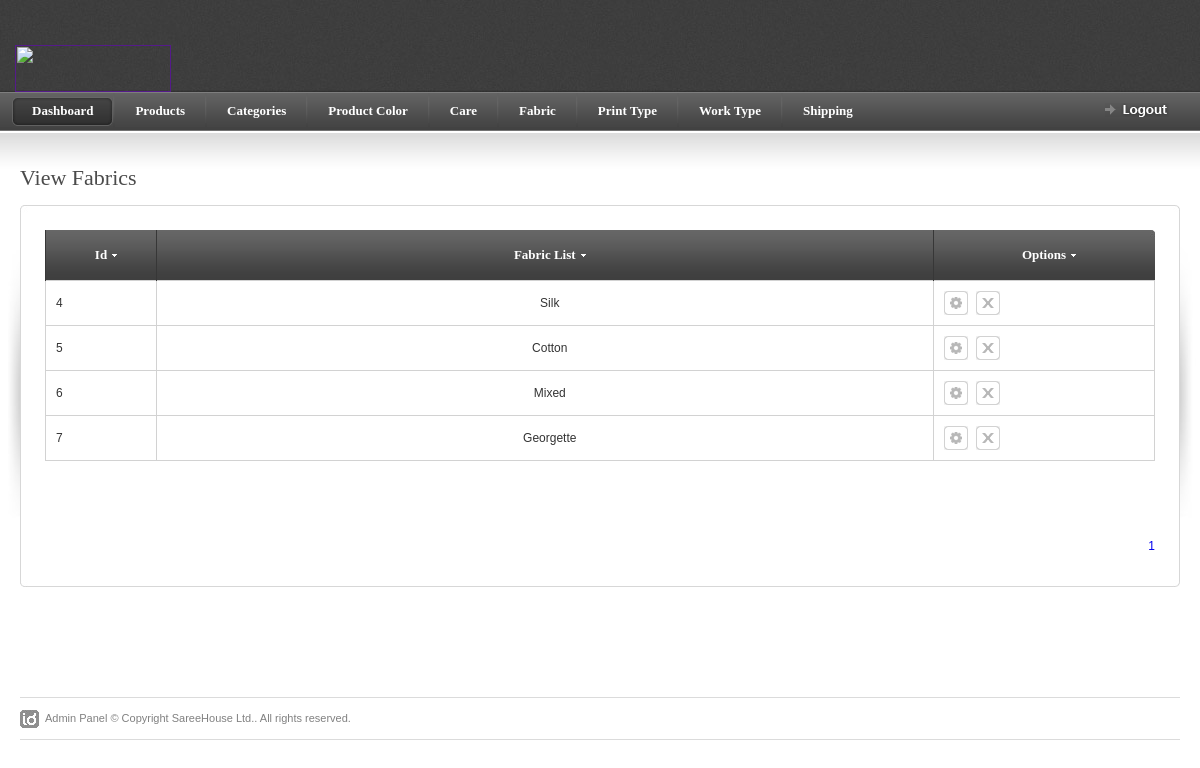
/admin/view_fabricname.php (signed in), run on the app's committed database.
### tables this page shows
CREATE TABLE IF NOT EXISTS `fabric` (
  `fabric_id` int(30) NOT NULL,
  `fabric_name` text NOT NULL
);

### admin/view_fabricname.php (the view, shortened to what this page needs)
<?php
if(!isset($_SESSION['user_name'])){
header("location: login.php");
}
else {
?>
<!DOCTYPE html PUBLIC "-//W3C//DTD XHTML 1.0 Strict//EN" "http://www.w3.org/TR/xhtml1/DTD/xhtml1-strict.dtd">
<html xmlns="http://www.w3.org/1999/xhtml">
<head>
<link rel="stylesheet" href="css/screen.css" type="text/css" media="screen" title="default" />
<link rel="stylesheet" href="css/datePicker.css" type="text/css" />
</head>
<body>
<div>
<?php include "topmenu.php" ?>
</div>
<div id="content-outer">
<div id="content">
	<div id="page-heading">
		<h1>View Fabrics</h1>
	</div>
	<table border="0" width="100%" cellpadding="0" cellspacing="0" id="content-table">
	<tr>
		<th rowspan="3" class="sized"><img src="images/shared/side_shadowleft.jpg" width="20" height="300" alt="" /></th>
		<th class="topleft"></th>
		<td id="tbl-border-top">&nbsp;</td>
		<th class="topright"></th>
		<th rowspan="3" class="sized"><img src="images/shared/side_shadowright.jpg" width="20" height="300" alt="" /></th>
	</tr>
	<tr>
		<td id="tbl-border-left"></td>
		<td>
		<div id="content-table-inner">
			<div id="table-content">
				<form id="mainform" action="#">
				<table border="0" width="100%" cellpadding="0" cellspacing="0" id="product-table">
				<tr>
					<th class="table-header-repeat line-left minwidth-1"style="width:50px !important;"><a id="" >Id</a></th>
					<th class="table-header-repeat line-left minwidth-1" style="text-align:center;"><a href="">Fabric List</a></th>
					<th class="table-header-options line-left"><a href="">Options</a></th>
				</tr>
				<?php
				$page=$_GET["page"];
				if($page=="" || $page=="1")
				{
					$page1=0;
				}
				else
				{
				$page1=($page*15)-15;
				}
				$res=mysql_query("select * from fabric limit $page1,15");
				while($row=mysql_fetch_array($res))
				{
			?>
				<tr>
					<td><?php echo $row['fabric_id'] ?></td>
					<td style="text-align:center;"><?php echo $row['fabric_name'] ?></td>
					<td class="options-width">
					<a href="edit_fabricname.php?edit=<?php echo $row['fabric_id'] ?>" title="Edit" class="icon-1 info-tooltip"></a>
					<a href="delete_fabricname.php?del=<?php echo $row['fabric_id']; ?>" title="Delete" class="icon-2 info-tooltip"></a>
					</td>
				</tr>
					<?php } ?>
				</table>
				</form>
			</div>
			<table border="0" cellpadding="0" cellspacing="0" id="paging-table">
			<tr>
			<td>
				<?php
			$res1=mysql_query("select * from fabric");
			$cou=mysql_num_rows($res1);
			$a=$cou/15;
			$a=ceil($a);
			for($b=1;$b<=$a;$b++)
			 {
			?><a href="view_fabricname.php?page=<?php echo $b; ?>" style="text-decoration:none;"><?php echo $b." ";?></a>
			 <?php	}	?>
			</td>
			</tr>
			</table>
		</div>
		</td>
		<td id="tbl-border-right"></td>
	</tr>
	<tr>
		<th class="sized bottomleft"></th>
		<td id="tbl-border-bottom">&nbsp;</td>
		<th class="sized bottomright"></th>
	</tr>
	</table>
</div>
</div>
<?php include "footer.php" ?>
</body>
</html>
<?php } ?>

### admin/css/screen.css (style rules this page uses)
* { margin: 0; padding: 0; }
html, body { height: 100%; }
body { background: #fff; color: #393939; font-family: Arial; font-size: 0px; line-height: 0; }
#content-outer { background: url(../images/shared/content_repeat.jpg) repeat-x; }
#content { color: #333; font-family: Arial, Helvetica, sans-serif; font-size: 12px; line-height: 18px; margin: 0 auto 0 auto; max-width: 1260px; min-width: 780px; padding: 35px 0px 30px 0px; }
#content-table { font-size: 0px; line-height: 0px; }
#content-table th.sized { height: 15px; width: 15px; padding: 0; margin: 0; font-size: 0px; line-height: 0px; }
#content-table-inner { font-size: 12px; line-height: 12px; padding: 10px 0 20px 0; }
#tbl-border-top { background: url(../images/shared/border_bit.jpg) top repeat-x; line-height: 0;font-size: 0px; height: 15px; }
#tbl-border-bottom { background: url(../images/shared/border_bit.jpg) bottom repeat-x; line-height: 0;font-size: 0px; height: 15px; }
#tbl-border-left { background: url(../images/shared/border_bit.jpg) left repeat-y; }
#tbl-border-right { background: url(../images/shared/border_bit.jpg) right repeat-y; }
#table-content { line-height: 16px; margin: 0 10px 10px 10px; min-height: 300px; }
.topleft { background: url(../images/shared/corner_top_left.jpg) no-repeat; width:15px; height:15px; }
.topright { background: url(../images/shared/corner_top_right.jpg) no-repeat; width:15px; height:15px; }
.bottomleft { background: url(../images/shared/corner_bottom_left.jpg) no-repeat; width:15px; height:15px; }
.bottomright { background: url(../images/shared/corner_bottom_right.jpg) no-repeat; width:15px; height:15px; }
#page-heading { margin: 0 0 15px 20px; }
h1 { color: #4b4b4b; font-family: Tahoma; font-size: 22px; line-height: 24px; font-weight: normal; }
a.icon-1 { background: url(../images/table/table_icon_1.gif) no-repeat; display: block; float: left; height: 24px; margin: 0 8px 0 0; width: 24px; }
a.icon-2 { background: url(../images/table/table_icon_2.gif) no-repeat; display: block; float: left; height: 24px; margin: 0 8px 0 0; width: 24px; }
#product-table { margin-bottom: 20px; }
#product-table td a { color: #393939; }
#product-table th { height: 50px; text-align: center; }
#product-table .minwidth-1 { min-width: 110px; }
#product-table td { border: 1px solid #d2d2d2; padding: 10px 0 10px 10px; }
td.options-width { padding: 0 0 0 10px; width: 210px; }
.table-header-options { background: url(../images/table/table_header_options.jpg) no-repeat; border: none; min-width: 221px; padding: 0px 0 0 0; width: 221px; }
.table-header-repeat { background: url(../images/table/table_header_repeat.jpg) repeat-x; border: none; font-size: 0px; line-height: 0; padding: 0px 0 0 0; }
.table-header-options a, .table-header-repeat a { background: url(../images/table/table_sort_arrow.gif) right no-repeat; color: #fff; font-family: Tahoma; font-size: 13px; font-weight: bold; line-height: 14px; margin: 0 0 0 10px; padding: 0 10px 0 0; }
th.line-left { border-left: 1px solid #373737; }
#paging-table { float: right; margin: 0 10px 0 0; }
table { border-collapse: collapse; }
a { outline: none; text-decoration: none; }
img { border: 0; }
form { margin: 0; padding: 0; }

### data on the page
fabric: fabric_id "4", fabric_name "Silk"
fabric: fabric_id "5", fabric_name "Cotton"
fabric: fabric_id "6", fabric_name "Mixed"
fabric: fabric_id "7", fabric_name "Georgette"
